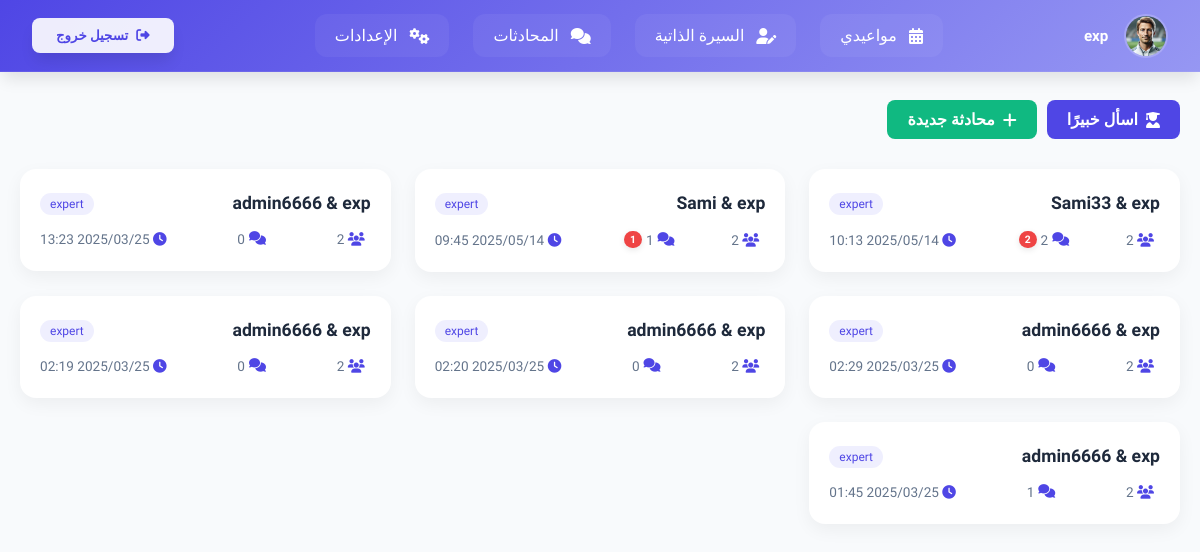
Before: /chat/ (signed in) with the older database file.
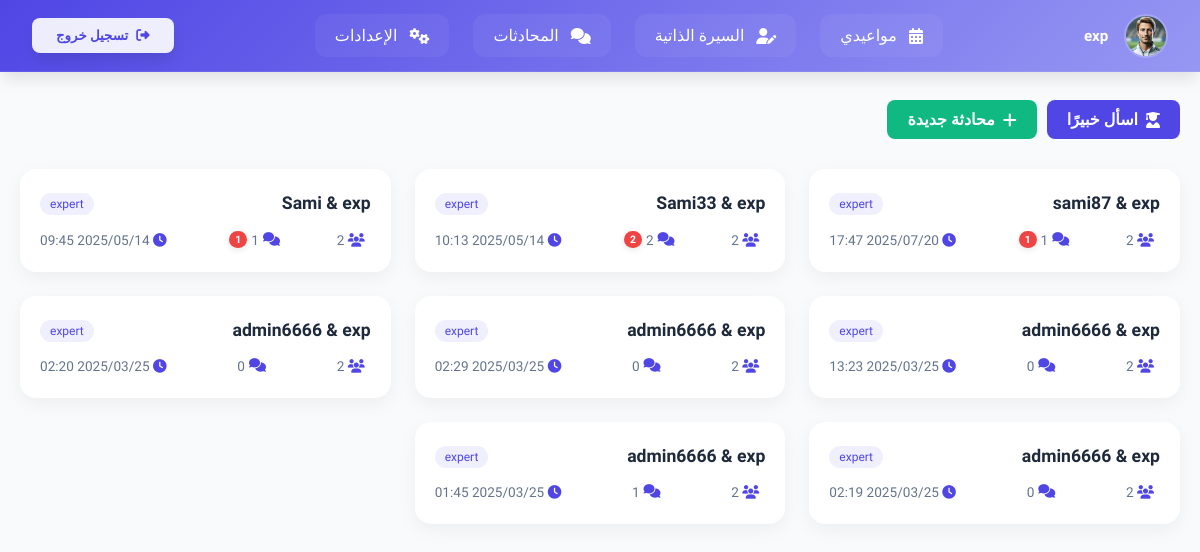
After: the same page with the newer database file.
### chat/models.py (models this page shows, shortened)
class ChatRoom(models.Model):
    ROOM_TYPES = [
        ('project', 'Project Chat'),
        ('private', 'Private Chat'),
        ('public', 'Public Chat'),
        ('expert', 'Expert Chat'),
    ]
    room_type = models.CharField(max_length=20, choices=ROOM_TYPES)
    name = models.CharField(max_length=255, blank=True, null=True)  # اسم وصفي اختياري
    project = models.ForeignKey(Project, on_delete=models.CASCADE, null=True, blank=True)
    participants = models.ManyToManyField(CustomUser, related_name='chat_rooms')
    created_at = models.DateTimeField(auto_now_add=True)

### chat/views.py (the view)
# urls.py: path('', chat_list, name='chat_list'),
@login_required
def chat_list(request):
    chats = ChatRoom.objects.filter(participants=request.user).annotate(
        unread_count=Count(
            'messages',
            filter=Q(messages__is_read=False) & ~Q(messages__sender=request.user)
        )
    ).order_by('-created_at')
    return render(request, 'chat_list.html', {'chats': chats})

### templates/chat_list.html (shortened to what this page needs)
<!DOCTYPE html>
<html lang="en">
<head>
  <link rel="stylesheet" href="https://cdnjs.cloudflare.com/ajax/libs/font-awesome/6.4.0/css/all.min.css" />
</head>
<body>
  {% include 'navbar.html' %}
  <div class="container">
    <div class="header">
      <div class="actions">
        <a href="{% url 'expert_page' %}" class="btn btn-expert">
          <i class="fas fa-user-graduate"></i> اسأل خبيرًا
        </a>
        <a href="{% url 'start_private_chat' %}" class="btn btn-user">
          <i class="fas fa-plus"></i> محادثة جديدة
        </a>
      </div>
    </div>
    <div class="chat-grid">
      {% for chat in chats %}
      <a href="{% url 'chat_detail' chat.id %}" class="chat-link">
        <div class="chat-card">
          <div class="chat-header">
            <div class="chat-title">{{ chat.name|default:"دردشة بدون اسم" }}</div>
            <div class="chat-type">{{ chat.room_type }}</div>
          </div>
          <div class="chat-meta">
            <span><i class="fas fa-users"></i> {{ chat.participants.count }}</span>
            <span class="message-count">
              <i class="fas fa-comments"></i> {{ chat.messages.count }}
              {% if chat.unread_count > 0 %}
              <span class="unread-badge">{{ chat.unread_count }}</span>
              {% endif %}
            </span>
            <span><i class="fas fa-clock"></i> {{ chat.created_at|date:"Y/m/d H:i" }}</span>
          </div>
        </div>
      </a>
      {% empty %}
      <div class="chat-card">
        <p style="text-align:center; color: var(--subtle);">لا توجد غرف دردشة نشطة حالياً. ابدأ واحدة الآن!</p>
      </div>
      {% endfor %}
    </div>
  </div>
</body>
</html>

Changed rows visible on the page:
added ChatRoom: name "sami87 & exp", room_type "expert", participants.count "2", messages.count "1", unread_count "1", created_at "2025/07/20 17:47"
